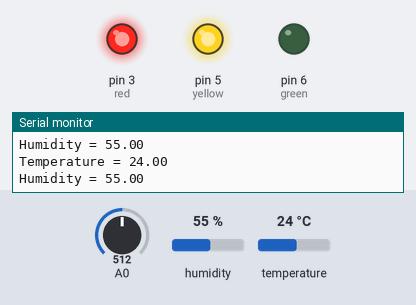
A sketch run on a simulated Arduino Uno, built with avr-gcc and run on an emulated ATmega328P. Parts: output pins drawn as LEDs (lit = HIGH), the last lines printed to the serial monitor. Inputs (shaded band) come from the test bench; at power-on: A0 = 512, humidity 55 %, temperature 24 °C.

Above: at 1.8 s.
1.9 s: A0 set to 454
3.4 s: A0 set to 433
At 5.2 s:
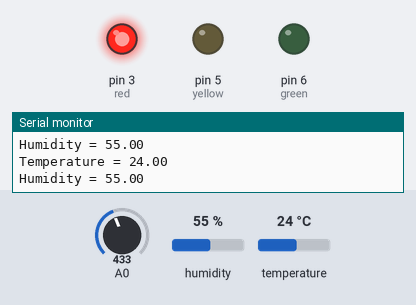
5.6 s: A0 set to 110
7.3 s: A0 set to 95
At 9.4 s:
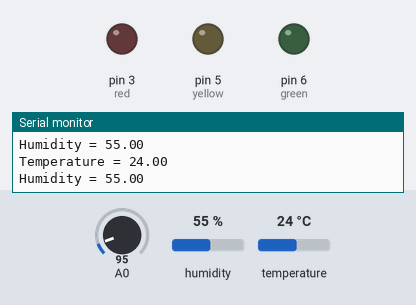
9.7 s: A0 set to 900
At 11.4 s:
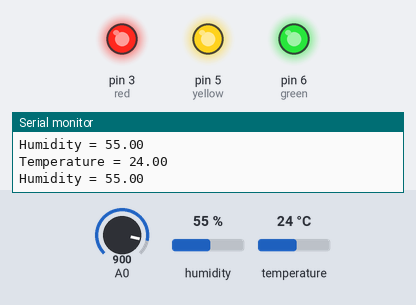
11.7 s: A0 set to 799
13.5 s: A0 set to 773
At 15.7 s:
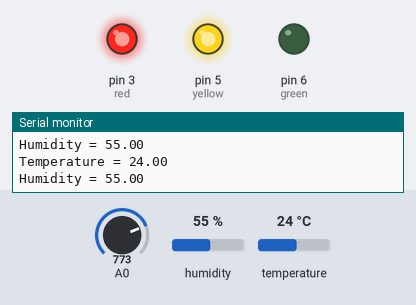
Timing chart, 0 to 16.8 s (numbered marks = the images above; inputs shaded):
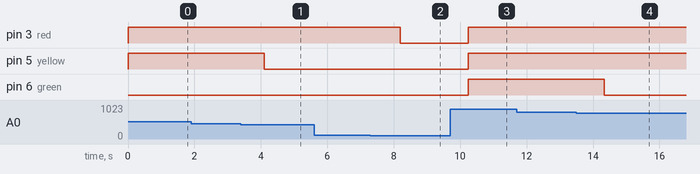

The sketch:

rgbPot.ino
```cpp
#include <dht.h>

dht DHT;

#define DHT11_PIN 7

const int red = 3;
const int yellow = 5;
const int green = 6;
int pot = 0;
void setup() {
  // put your setup code here, to run once:
  Serial.begin(9600);
  pinMode(red,OUTPUT);
  pinMode(yellow,OUTPUT);
  pinMode(green,OUTPUT);
}

void loop() {
  // put your main code here, to run repeatedly:
  pot = analogRead(A0);
  //Serial.print("Pot: " + String(pot) + "\n");
  if (pot >= ((1023/3)*2)+100){digitalWrite(green, HIGH); digitalWrite(yellow, HIGH); digitalWrite(red, HIGH);}
  else if (pot >= ((1023/3))+100){digitalWrite(green, LOW); digitalWrite(yellow, HIGH); digitalWrite(red, HIGH);}
  else if (pot >= 100){digitalWrite(green, LOW); digitalWrite(yellow, LOW); digitalWrite(red, HIGH);}
  else {digitalWrite(green, LOW); digitalWrite(yellow, LOW); digitalWrite(red, LOW);}

  int chk = DHT.read11(DHT11_PIN);
  Serial.print("Temperature = ");
  Serial.println(DHT.temperature);
  Serial.print("Humidity = ");
  Serial.println(DHT.humidity);
  delay(1000);
}
```

Measured:
- the behaviour switches between 441 and 440 on A0 (found by bisection; images 0 and 1)
- the behaviour switches between 100 and 99 on A0 (found by bisection; images 1 and 2)
- the behaviour switches between 782 and 781 on A0 (found by bisection; images 3 and 4)
- after the input at 3.4 s, pin 5 (yellow): HIGH → LOW after 0.70 s
- after the input at 7.3 s, pin 3 (red): HIGH → LOW after 0.90 s
- after the input at 9.7 s, pin 3 (red), pin 5 (yellow), pin 6 (green): LOW → HIGH after 0.54 s
- after the input at 13.5 s, pin 6 (green): HIGH → LOW after 0.84 s
